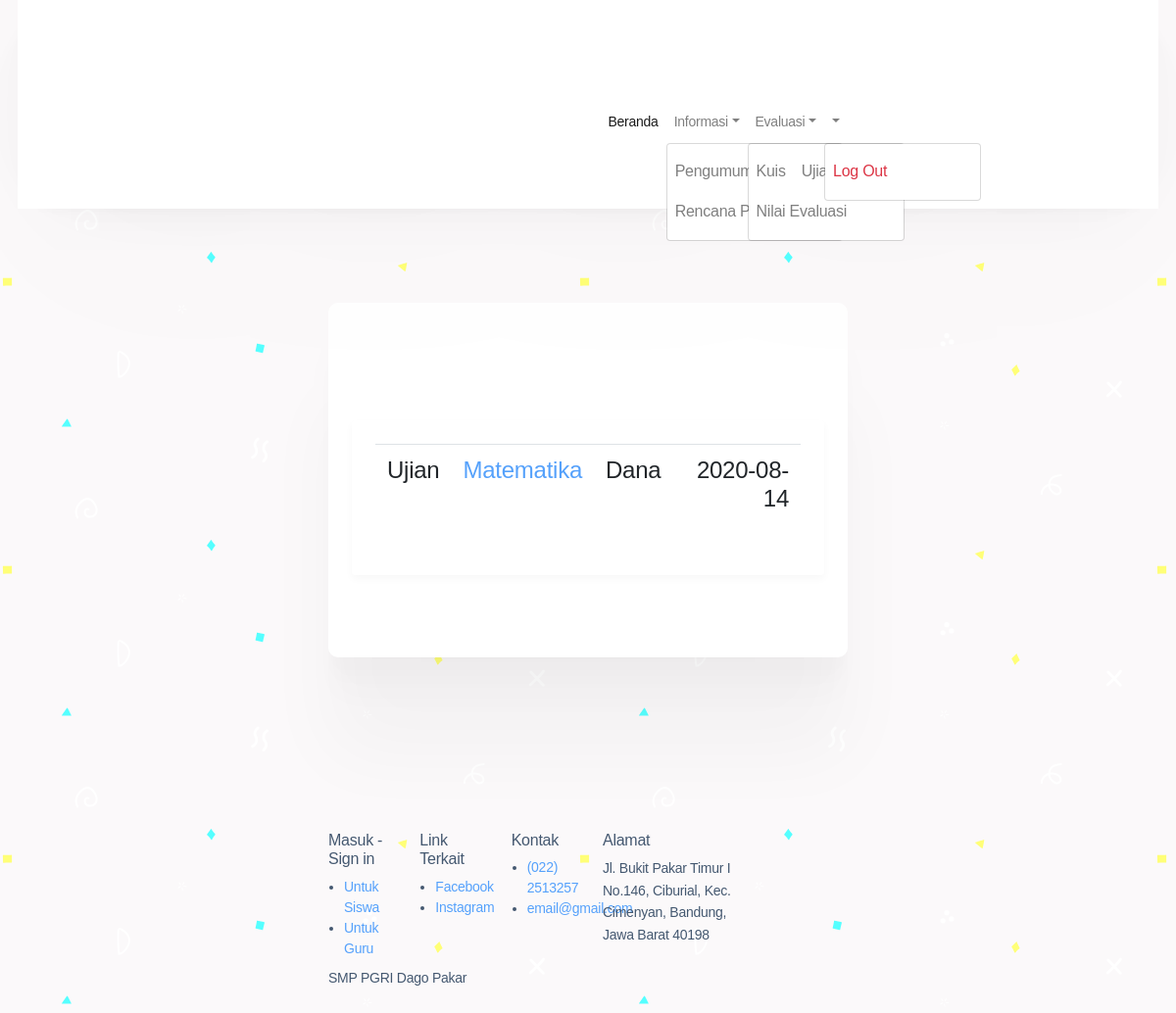
Page /index.php/user/ujian on the committed database.
### tables this page shows
CREATE TABLE `evaluasi` (
  `id_evaluasi` varchar(10) NOT NULL,
  `jenis_evaluasi` varchar(25) NOT NULL,
  `nama_materi` varchar(100) NOT NULL,
  `nama_guru` varchar(100) NOT NULL,
  `tanggal` date NOT NULL,
  `lampiran` varchar(128) NOT NULL
);

### application/controllers/User.php (called while the page is built, shortened)
<?php
class User extends CI_Controller
{
    public function __construct()
    {
        $this->load->library('form_validation');
    }
    public function ujian()
    {
        $this->load->model('m_evaluasi');
        $data['user'] = $this->db->get_where('data_siswa', ['email' =>
            $this->session->userdata('email')])->row_array();
        $data['user'] = $this->m_evaluasi->ujian()->result();
        $this->load->view('template/nav_user');
        $this->load->view('user/ujian', $data);
        $this->load->view('template/footer');
    }
}

### index.php (called while the page is built, shortened)
<?php
require_once BASEPATH.'core/CodeIgniter.php';

### application/models/M_evaluasi.php (called while the page is built, shortened)
<?php
class M_evaluasi extends CI_Model
{
    public function ujian()
    {
        $jenis_evaluasi = 'Ujian';
        $this->db->where('jenis_evaluasi', $jenis_evaluasi);
        return $this->db->get('evaluasi');
    }
}

### application/views/user/ujian.php (the view, shortened to what this page needs)
<div class="container">
    <div class="bg-white mx-auto p-4 buat-text" data-aos="fade-down" data-aos-duration="1400"
        style="width: 100%; border-radius:10px;">
        <div class="row">
                    <div class="col-md-12">
                        <div class="container bg-white p-4"
                            style="border-radius:3px;box-shadow:rgba(0, 0, 0, 0.03) 0px 4px 8px 0px">
                            <div class="table-responsive">
                                <table id="example" class="table align-items-center table-flush">
                                    <tbody>
                                        <?php
                                        foreach ($user as $u) {
                                            ?>
                                        <tr class="text-left">
                                            <td class="text-leftt">
                                                <h4><?php echo $u->jenis_evaluasi ?></h4>
                                            </td>
                                            <th scope="row">
                                                <h4><a href="<?php echo site_url('user/soal/' . $u->id_evaluasi); ?>"><?php echo $u->nama_materi ?></a></h4>
                                            </th>
                                            <td class="text-leftt">
                                                <h4><?php echo $u->nama_guru ?></h4>
                                            </td>
                                            <td class="text-right">
                                                <h4><?php echo $u->tanggal ?></h4>
                                            </td>
                                        </tr>
                                        <?php
                                            }
                                            ?>
                                    </tbody>
                                </table>
                            </div>
                        </div>
                    </div>
                </div>
    </div>
</div>
<br>

### assets/css/user_style.css (style rules this page uses)
body { background-color: #ffffff; background-attachment: fixed; }
.buat-text { box-shadow: 0 2.3px 1.9px rgba(0, 0, 0, 0.002), 0 5.4px 4.3px rgba(0, 0, 0, 0.005), 0 9.7px 7.7px rgba(0, 0, 0, 0.007), 0 16.1px 12.8px rgba(0, 0, 0, 0.01), 0 26.5px 21.2px rgba(0, 0, 0, 0.014), 0 46.2px 37px rgba(0, 0, 0, 0.019), 0 100px 80px rgba(0, 0, 0, 0.03); }

### assets/css/materi_style.css (style rules this page uses)
body { background-color: #ffffff; background-attachment: fixed; }
.buat-text { box-shadow: 0 2.3px 1.9px rgba(0, 0, 0, 0.002), 0 5.4px 4.3px rgba(0, 0, 0, 0.005), 0 9.7px 7.7px rgba(0, 0, 0, 0.007), 0 16.1px 12.8px rgba(0, 0, 0, 0.01), 0 26.5px 21.2px rgba(0, 0, 0, 0.014), 0 46.2px 37px rgba(0, 0, 0, 0.019), 0 100px 80px rgba(0, 0, 0, 0.03); }

### rows in the picture
evaluasi: jenis_evaluasi "Ujian", nama_materi "Matematika", nama_guru "Dana", tanggal "2020-08-14"
